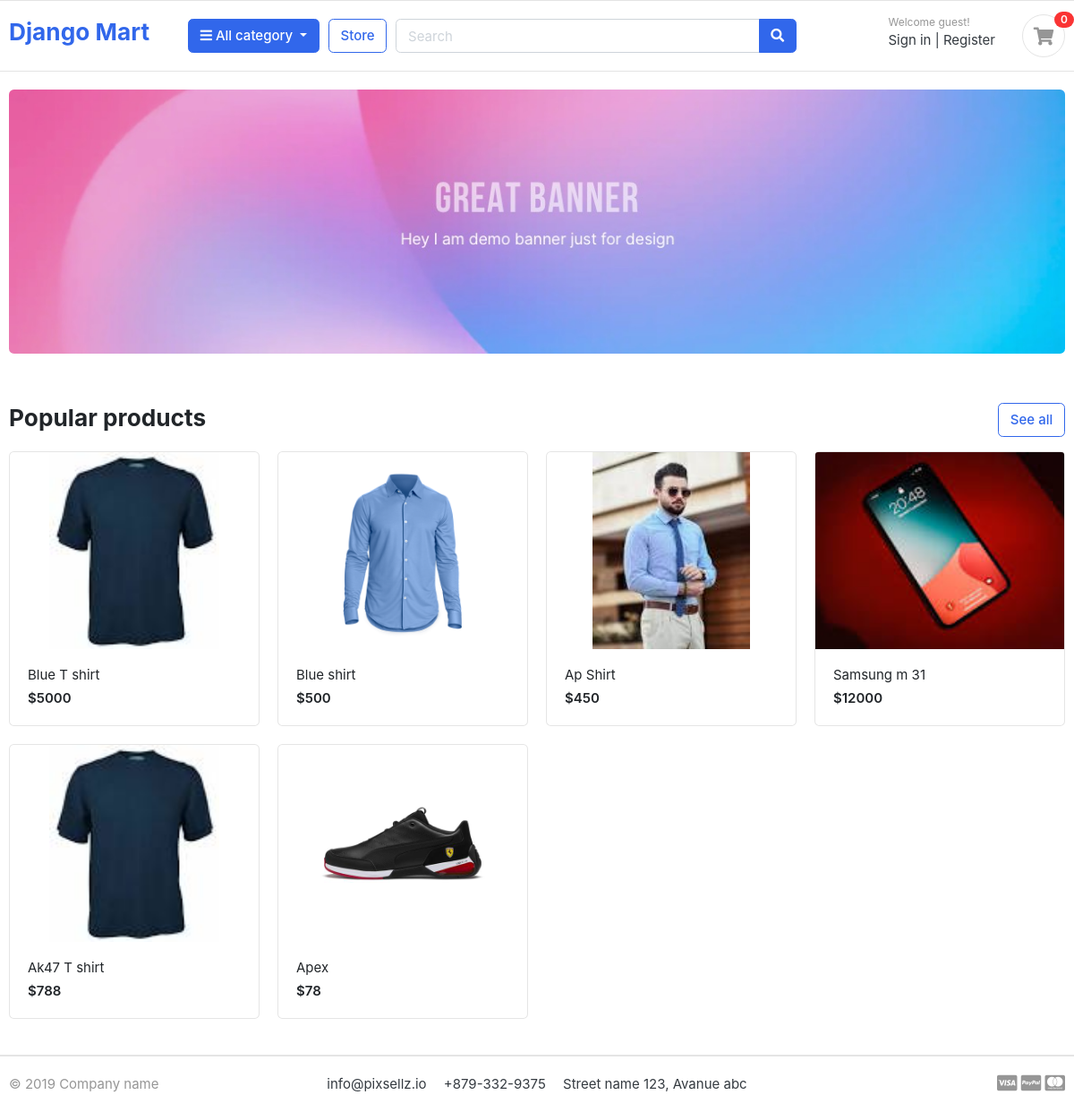
The page / on the database its author committed.
### store/models.py (models this page shows, shortened)
class Product(models.Model):
    product_name = models.CharField(max_length=100, unique=True)
    slug = models.SlugField(max_length=200, unique=True)
    description = models.TextField(max_length=500, blank=True)
    price = models.IntegerField()
    image = models.ImageField(upload_to='photos/products')
    stock = models.IntegerField()
    is_available = models.BooleanField(default=True)
    category = models.ForeignKey(Category, on_delete=models.CASCADE)
    created_date = models.DateTimeField(auto_now_add=True)
    modified_date = models.DateTimeField(auto_now=True)

### django_mart/views.py (the view)
# urls.py: 2. Add a URL to urlpatterns:  path('', views.home, name='home')
def home(request):
    products=Product.objects.filter(is_available=True)
    categories=Category.objects.all()
    return render(request, 'index.html',context={'products':products,'categories':categories})

### templates/index.html
{% extends 'base.html' %}
{% load static %}
{% block body %}
<section class="section-intro padding-y-sm">
<div class="container">
<div class="intro-banner-wrap">
	<img src="{% static 'images/banners/1.jpg' %}" class="img-fluid rounded">
</div>
</div>
</section>
<section class="section-name padding-y-sm">
<div class="container">
<header class="section-heading">
	<a href="{% url 'store' %}" class="btn btn-outline-primary float-right">See all</a>
	<h3 class="section-title">Popular products</h3>
</header>
<div class="row">
	{% for product in products %}
	<div class="col-md-3">
		<div class="card card-product-grid">
			<a href="{% url 'single_products' product_slug=product.slug category_slug=product.category.slug %}" class="img-wrap"> <img src="{{ product.image.url }}"> </a>
			<figcaption class="info-wrap">
				<a href="{% url 'single_products' product_slug=product.slug category_slug=product.category.slug %}" class="title">{{product.product_name}}</a>
				<div class="price mt-1">${{product.price}}</div>
			</figcaption>
		</div>
	</div>
{% endfor %}
</div>
</section>
{% endblock %}

### templates/base.html (shortened to what this page needs)
<!DOCTYPE html>
{% load static %}
<html lang="en">
  <head>
    <link href="{% static 'css/bootstrap.css' %}" rel="stylesheet" type="text/css" />
    <link
      href="{% static 'fonts/fontawesome/css/all.min.css' %}"
      type="text/css"
      rel="stylesheet"
    />
    <link href="{% static 'css/ui.css' %}" rel="stylesheet" type="text/css" />
    <link
      href="{% static 'css/responsive.css'%}"
      rel="stylesheet"
      media="only screen and (max-width: 1200px)"
    />
  </head>
<body>
    <header class="section-header">
      <section class="header-main border-bottom">
        <div class="container">
          <div class="row align-items-center">
            <div class="col-lg-2 col-md-3 col-6">
              <a href="{% url 'home' %}" class="brand-wrap">
                <h3>Django Mart</h3>
              </a>
            </div>
            <div class="col-lg col-sm col-md col-6 flex-grow-0">
              <div class="category-wrap dropdown d-inline-block float-right">
                <button
                  type="button"
                  class="btn btn-primary dropdown-toggle"
                  data-toggle="dropdown"
                >
                  <i class="fa fa-bars"></i> All category
                </button>
              </div>
            </div>
            <a href="{% url 'store' %}" class="btn btn-outline-primary">Store</a>
            <div class="col-lg col-md-6 col-sm-12 col">
              <form action="#" class="search">
                <div class="input-group w-100">
                  <input
                    type="text"
                    class="form-control"
                    style="width: 60%"
                    placeholder="Search"
                  />
                  <div class="input-group-append">
                    <button class="btn btn-primary" type="submit">
                      <i class="fa fa-search"></i>
                    </button>
                  </div>
                </div>
              </form>
            </div>
            {% if request.user.is_authenticated %}
            <div class="col-lg-3 col-sm-6 col-8 order-2 order-lg-3">
              <div class="d-flex justify-content-end mb-3 mb-lg-0">
                <div class="widget-header">
                  <small class="title text-muted">Welcome {{request.user.first_name}}!</small>
                  <div>
                    <a href="{% url 'profile' %}">Profile</a>
                    <span class="dark-transp"> | </span>
                    <a href="{% url 'logout' %}"> Logout </a>
                  </div>
                </div>
                {% else %}
                <div class="col-lg-3 col-sm-6 col-8 order-2 order-lg-3">
                  <div class="d-flex justify-content-end mb-3 mb-lg-0">
                    <div class="widget-header">
                      <small class="title text-muted">Welcome guest!</small>
                      <div>
                        <a href="{% url 'login' %}">Sign in</a>
                        <span class="dark-transp"> | </span>
                        <a href="{% url 'register' %}"> Register</a>
                      </div>
                    </div>
                  {% endif %}
                <a href="{% url 'cart' %}" class="widget-header pl-3 ml-3">
                  <div class="icon icon-sm rounded-circle border">
                    <i class="fa fa-shopping-cart"></i>
                  </div>
                  <span class="badge badge-pill badge-danger notify">0</span>
                </a>
              </div>
            </div>
          </div>
        </div>
      </section>
    </header>
    {% block body %}
    {% endblock %}
    <footer class="section-footer border-top">
	<div class="container">
		<section class="footer-bottom border-top row">
			<div class="col-md-2">
				<p class="text-muted"> &copy 2019 Company name </p>
			</div>
			<div class="col-md-8 text-md-center">
				<span  class="px-2">info@pixsellz.io</span>
				<span  class="px-2">+879-332-9375</span>
				<span  class="px-2">Street name 123, Avanue abc</span>
			</div>
			<div class="col-md-2 text-md-right text-muted">
				<i class="fab fa-lg fa-cc-visa"></i>
				<i class="fab fa-lg fa-cc-paypal"></i>
				<i class="fab fa-lg fa-cc-mastercard"></i>
			</div>
		</section>
	</div>
</footer>
</body>
</html>

### static/css/ui.css (style rules this page uses)
html { font-family: "Inter", sans-serif; font-size: 15px; }
.img-wrap { text-align: center; display: block; }
.img-wrap img { max-width: 100%; }
.icon-xs, .icon-sm, .icon-md, .icon-lg { display: inline-block; text-align: center; flex-shrink: 0; flex-grow: 0; }
.icon-sm { width: 48px; height: 48px; line-height: 48px !important; font-size: 20px; }
.padding-y-sm { padding-top: 20px; padding-bottom: 20px; }
.section-heading { margin-bottom: 20px; margin-top: 15px; }
.section-title { color: #212529; }
p:last-child { margin-bottom: 0; }
.header-main { position: relative; padding-top: 1rem; padding-bottom: 1rem; }
.widget-header { display: inline-block; vertical-align: middle; position: relative; }
.widget-header a { color: #343a40; }
.widget-header i { color: #969696; }
.widget-header .title { display: block; }
.widget-header .notify { position: absolute; top: -3px; right: -10px; }
.footer-bottom { padding-top: 20px; padding-bottom: 20px; }
[class*=card-product] a.title { color: #212529; display: block; }
[class*=card-product] .img-wrap { overflow: hidden; position: relative; }
[class*=card-product] .img-wrap img { height: 100%; max-width: 100%; width: auto; display: inline-block; -o-object-fit: cover; object-fit: cover; }
.card-product-grid { margin-bottom: 20px; }
.card-product-grid .img-wrap { border-radius: 0.2rem 0.2rem 0 0; height: 220px; }
.card-product-grid .info-wrap { overflow: hidden; padding: 18px 20px; }
.card .img-wrap { overflow: hidden; }
.notify { position: absolute; top: -4px; right: -10px; display: inline-block; padding: 0.25em 0.6em; font-size: 12px; line-height: 1; text-align: center; border-radius: 3rem; color: #fff; background-color: #fa3434; }
.price { font-weight: 600; color: #212529; }

### rows shown on the page
Product: image (picture), product_name "Blue T shirt", price "5000"
Product: image (picture), product_name "Blue shirt", price "500"
Product: image (picture), product_name "Ap Shirt", price "450"
Product: image (picture), product_name "Samsung m 31", price "12000"
Product: image (picture), product_name "Ak47 T shirt", price "788"
Product: image (picture), product_name "Apex", price "78"
